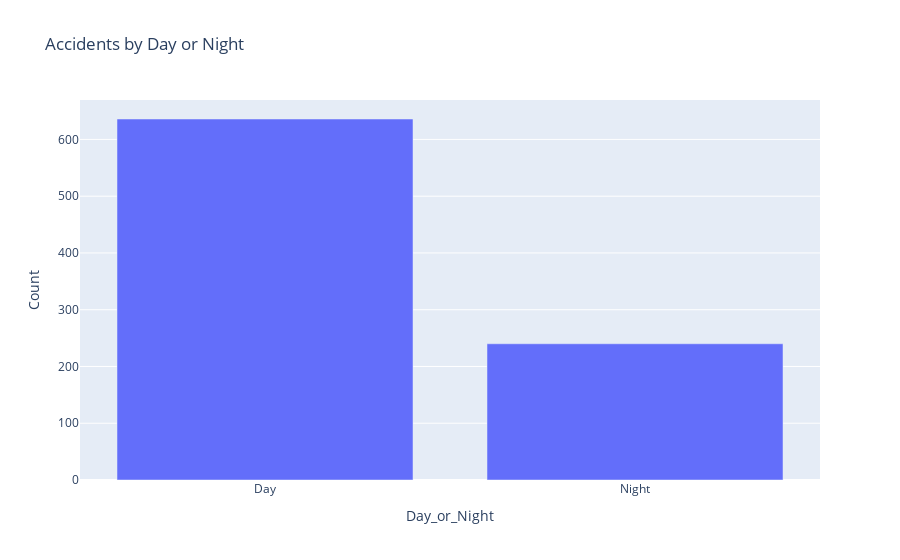

Notebook code cell kept with this figure:
### Markdown cell above
## Day and Night Counts

### Code cell
# Day and Night Counts
day_night_counts = df['Day_or_Night'].value_counts().reset_index()
day_night_counts.columns = ['Day_or_Night', 'Count']

# Plotting
fig = px.bar(day_night_counts, x='Day_or_Night', y='Count', title='Accidents by Day or Night')
fig.show()

### Figure 1 — Plotly figure (JSON) as saved in the notebook; plotly's stock layout.template omitted (floating-point values rounded to 4 significant figures)
{"data": [{"alignmentgroup": "True", "hovertemplate": "Day_or_Night=%{x}<br>Count=%{y}<extra></extra>", "legendgroup": "", "marker": {"color": "#636efa", "pattern": {"shape": ""}}, "name": "", "offsetgroup": "", "orientation": "v", "showlegend": false, "textposition": "auto", "type": "bar", "x": ["Day", "Night"], "xaxis": "x", "y": [636, 240], "yaxis": "y"}], "layout": {"barmode": "relative", "legend": {"tracegroupgap": 0}, "title": {"text": "Accidents by Day or Night"}, "xaxis": {"anchor": "y", "domain": [0, 1], "title": {"text": "Day_or_Night"}}, "yaxis": {"anchor": "x", "domain": [0, 1], "title": {"text": "Count"}}}}
